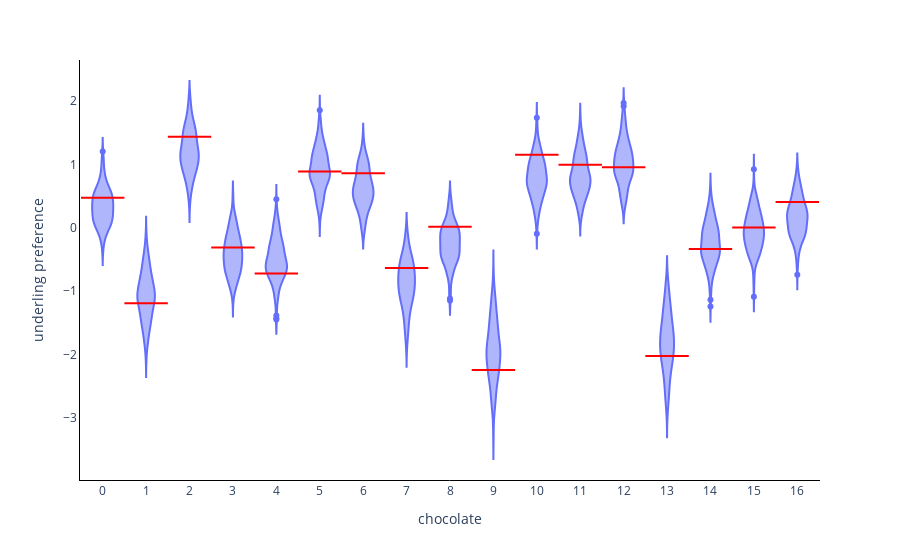

Notebook cell for this chart:
### Code cell
fig = px.violin(idata.posterior.data_vars['choc_mus_fitted'][0,:,:])
for i in range(0, n_chocs):

    fig.add_shape(
        type='line',
        x0=(i-0.5),
        y0=(choc_mus_true[0,i]),
        x1=i+0.5,
        y1=(choc_mus_true[0,i]),
        line=dict(
            color='Red',
        )
    )


fig.update_layout(
{
'plot_bgcolor': 'rgba(0, 0, 0, 0)',
'paper_bgcolor': 'rgba(0, 0, 0, 0)'
},
showlegend=False)

fig.update_xaxes(showline=True,
                    linewidth=1,
                    linecolor='black',
                    title='chocolate')
fig.update_yaxes(showline=True,
                    linewidth=1,
                    linecolor='black',
                    title='underling preference')

fig.show()

### Figure 1 — Plotly figure (JSON) as saved in the notebook; plotly's stock layout.template omitted (floating-point values rounded to 4 significant figures; data arrays with more than 128 entries replaced by an {"elided": "..."} marker saying what was removed)
{"data": [{"alignmentgroup": "True", "box": {"visible": false}, "hovertemplate": "variable=%{x}<br>value=%{y}<extra></extra>", "legendgroup": "", "marker": {"color": "#636efa"}, "name": "", "offsetgroup": "", "orientation": "v", "scalegroup": "True", "showlegend": false, "type": "violin", "x": {"elided": "3400 str values"}, "x0": " ", "xaxis": "x", "y": {"elided": "3400 float values"}, "y0": " ", "yaxis": "y"}], "layout": {"legend": {"tracegroupgap": 0}, "margin": {"t": 60}, "paper_bgcolor": "rgba(0, 0, 0, 0)", "plot_bgcolor": "rgba(0, 0, 0, 0)", "shapes": [{"line": {"color": "Red"}, "type": "line", "x0": -0.5, "x1": 0.5, "y0": 0.4714, "y1": 0.4714}, {"line": {"color": "Red"}, "type": "line", "x0": 0.5, "x1": 1.5, "y0": -1.191, "y1": -1.191}, {"line": {"color": "Red"}, "type": "line", "x0": 1.5, "x1": 2.5, "y0": 1.433, "y1": 1.433}, {"line": {"color": "Red"}, "type": "line", "x0": 2.5, "x1": 3.5, "y0": -0.3127, "y1": -0.3127}, {"line": {"color": "Red"}, "type": "line", "x0": 3.5, "x1": 4.5, "y0": -0.7206, "y1": -0.7206}, {"line": {"color": "Red"}, "type": "line", "x0": 4.5, "x1": 5.5, "y0": 0.8872, "y1": 0.8872}, {"line": {"color": "Red"}, "type": "line", "x0": 5.5, "x1": 6.5, "y0": 0.8596, "y1": 0.8596}, {"line": {"color": "Red"}, "type": "line", "x0": 6.5, "x1": 7.5, "y0": -0.6365, "y1": -0.6365}, {"line": {"color": "Red"}, "type": "line", "x0": 7.5, "x1": 8.5, "y0": 0.0157, "y1": 0.0157}, {"line": {"color": "Red"}, "type": "line", "x0": 8.5, "x1": 9.5, "y0": -2.243, "y1": -2.243}, {"line": {"color": "Red"}, "type": "line", "x0": 9.5, "x1": 10.5, "y0": 1.15, "y1": 1.15}, {"line": {"color": "Red"}, "type": "line", "x0": 10.5, "x1": 11.5, "y0": 0.9919, "y1": 0.9919}, {"line": {"color": "Red"}, "type": "line", "x0": 11.5, "x1": 12.5, "y0": 0.9533, "y1": 0.9533}, {"line": {"color": "Red"}, "type": "line", "x0": 12.5, "x1": 13.5, "y0": -2.021, "y1": -2.021}, {"line": {"color": "Red"}, "type": "line", "x0": 13.5, "x1": 14.5, "y0": -0.3341, "y1": -0.3341}, {"line": {"color": "Red"}, "type": "line", "x0": 14.5, "x1": 15.5, "y0": 0.002118, "y1": 0.002118}, {"line": {"color": "Red"}, "type": "line", "x0": 15.5, "x1": 16.5, "y0": 0.4055, "y1": 0.4055}], "showlegend": false, "violinmode": "group", "xaxis": {"anchor": "y", "domain": [0, 1], "linecolor": "black", "linewidth": 1, "showline": true, "title": {"text": "chocolate"}}, "yaxis": {"anchor": "x", "domain": [0, 1], "linecolor": "black", "linewidth": 1, "showline": true, "title": {"text": "underling preference"}}}}
